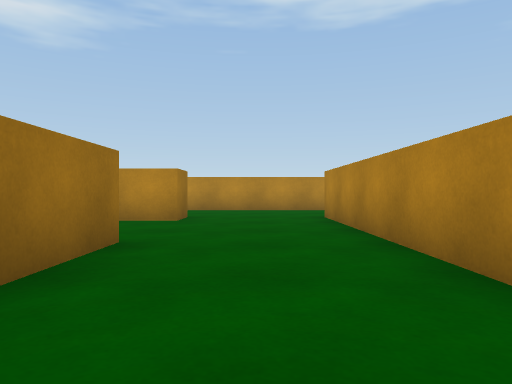
[1] (above)

21 first-person views from a walk through a 3-D level made in the Unity game engine. The camera is 0.55 m above the floor, looks level and sees 70° across. The floor is counted in squares, 1 m on a side. Each view is taken from the middle of a square. On the plan, view 1 faces up. The plan holds only what a view shows up to about 9 squares ahead; the rest is blank. The place goes on beyond the plan. The player is left out.

[2]
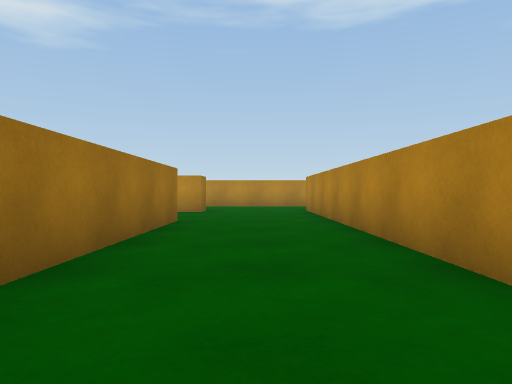

[3]
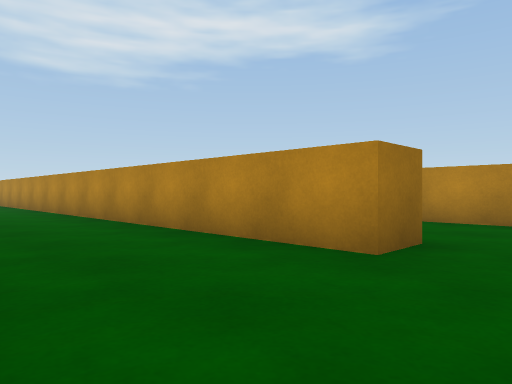

[4]
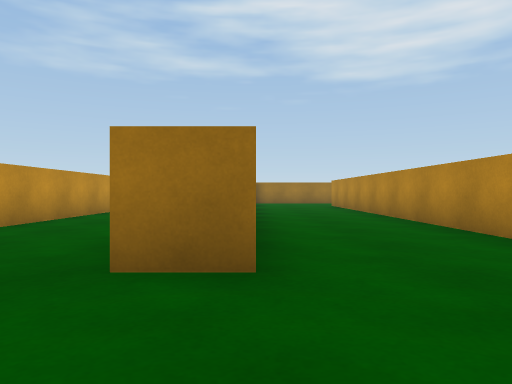

[5]
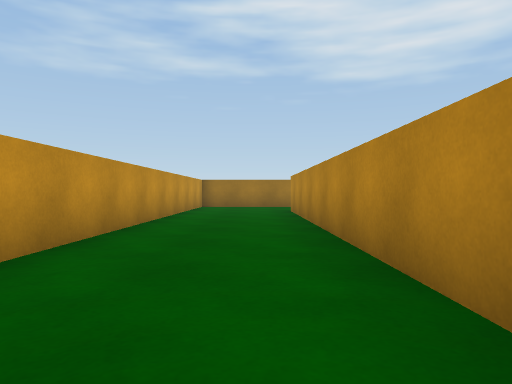

[6]
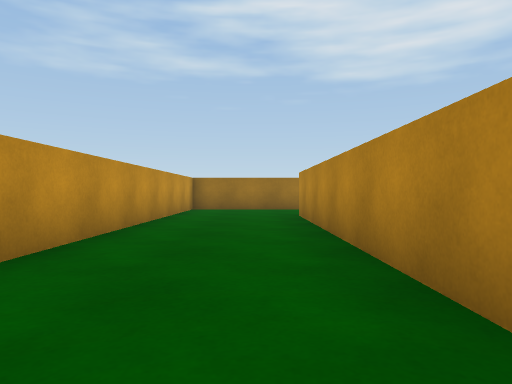

[7]
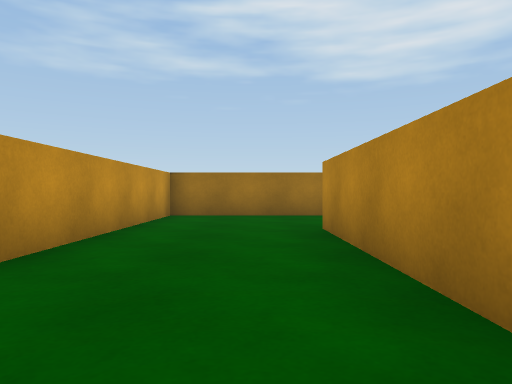

[8]
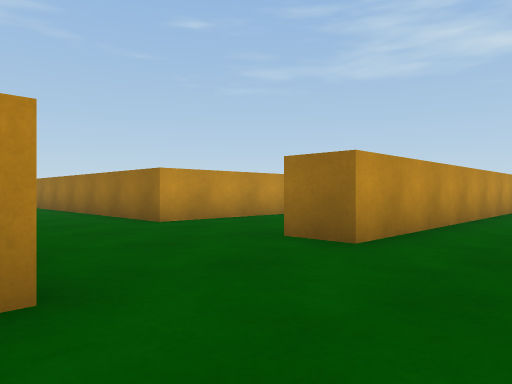

[9]
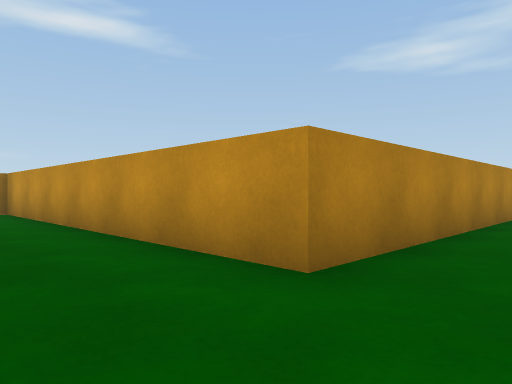

[10]
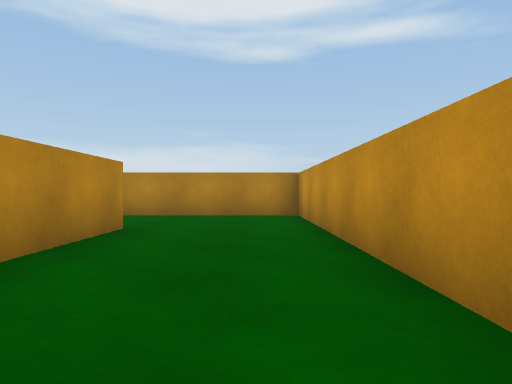

[11]
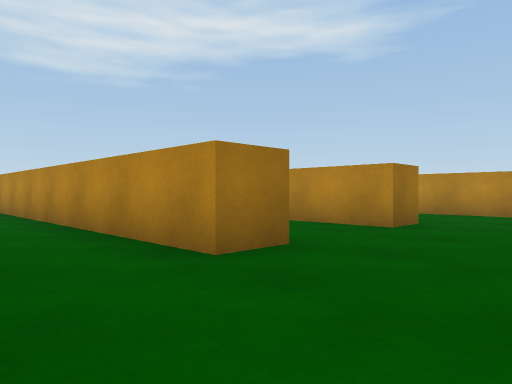

[12]
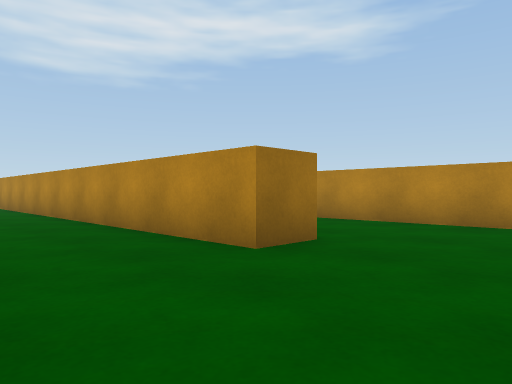

[13]
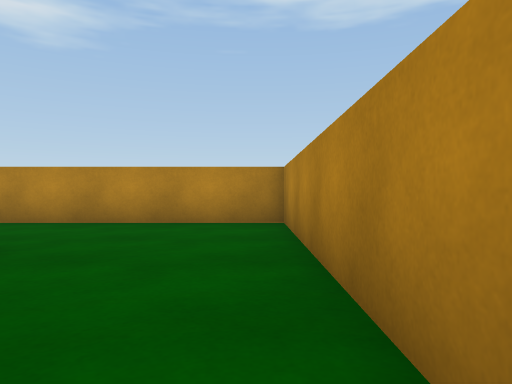

[14]
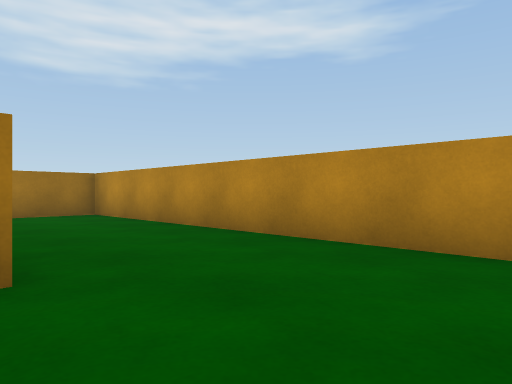

[15]
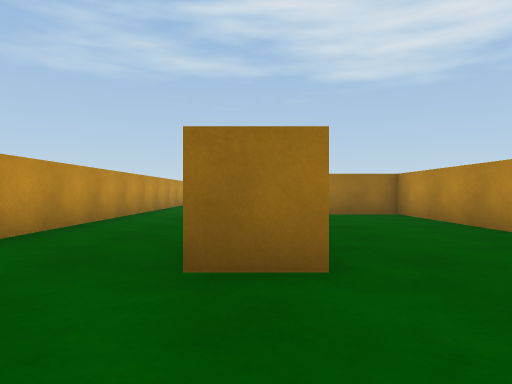

[16]
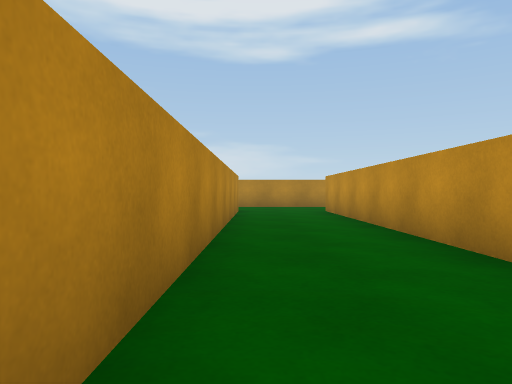

[17]
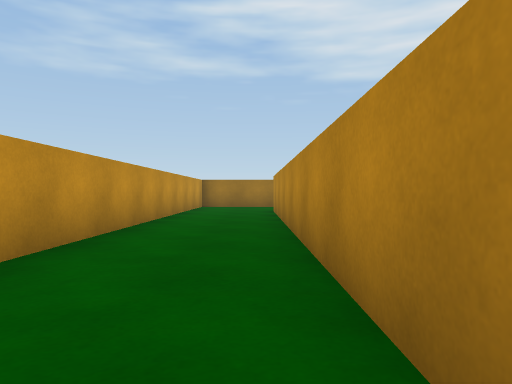

[18]
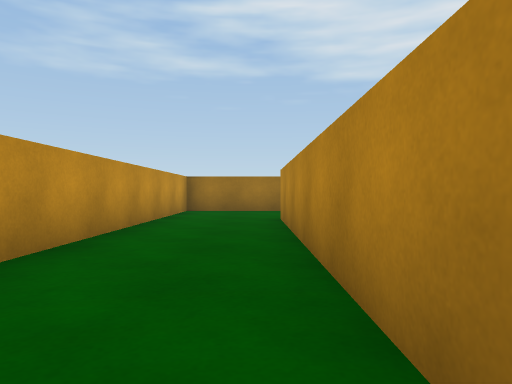

[19]
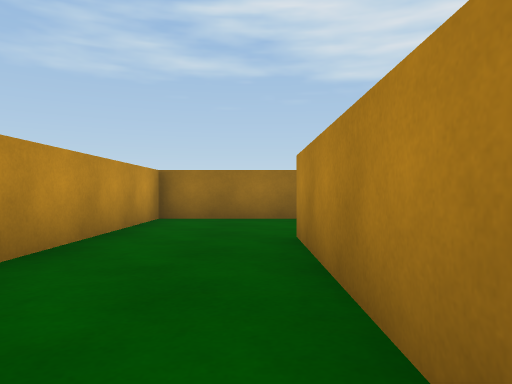

[20]
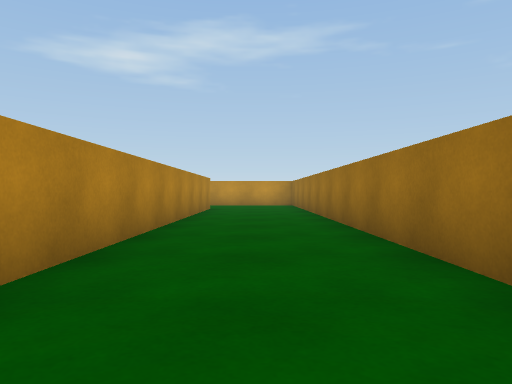

[21]
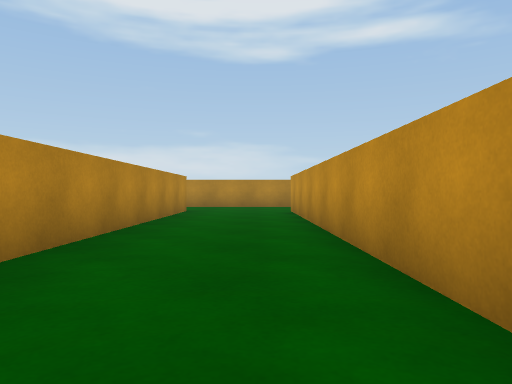

### Floor plan
Points are (right, up) in squares from view 1. A wall is a line through its corners. A room is listed if a view was taken in it or the views show most of it. See-through windows are left out.
Room 1 (views 1, 2, 3, 4, 5, 6, 7, 9, 20, 21)
walls: (-10.6, 4) (-1.5, 4) (-1.5, -4.5); (1.5, 11) (-13.5, 11); (-14.5, 8) (-1.5, 8) (-1.5, 7) (-9.8, 7); (1.5, -4.5) (1.5, 8)
ways out: opening at (1, 9.5) to room 2; opening at (-13.5, 9.5)
Room 2 (views 8, 10, 11, 12, 13, 14, 15, 16, 17, 18, 19)
walls: (7.5, 15.6) (7.5, 14.5) (-9.5, 14.5); (7.5, 12.1) (7.5, 11) (1.5, 11); (-0.2, 12) (6, 12); (1.5, 8) (10.5, 8) (10.5, 18.5) (1, 18.5) (1, 16.8); (-10.5, 12) (-1.8, 12)
ways out: opening at (1, 9.5) to room 1; opening at (-9.5, 13.5)

Where each view was taken, in squares from view 1:
view 1: 0 up, 0 right, facing up
view 2: 3 down, 0 right, facing up
view 3: 4 up, 0 right, facing up-left
view 4: 8 up, 1 right, facing left
view 5: 10 up, 3 left, facing left
view 6: 10 up, 5 left, facing left
view 7: 10 up, 8 left, facing left
view 8: 10 up, 2 right, facing down-left
view 9: 10 up, 0 right, facing down-right
view 10: 9 up, 2 right, facing right
view 11: 9 up, 10 right, facing up-left
view 12: 12 up, 10 right, facing up-left
view 13: 12 up, 10 right, facing up
view 14: 15 up, 10 right, facing up-left
view 15: 15 up, 10 right, facing left
view 16: 14 up, 3 left, facing right
view 17: 14 up, 1 right, facing left
view 18: 14 up, 2 left, facing left
view 19: 14 up, 5 left, facing left
view 20: 4 up, 0 right, facing down
view 21: 5 up, 12 left, facing right
